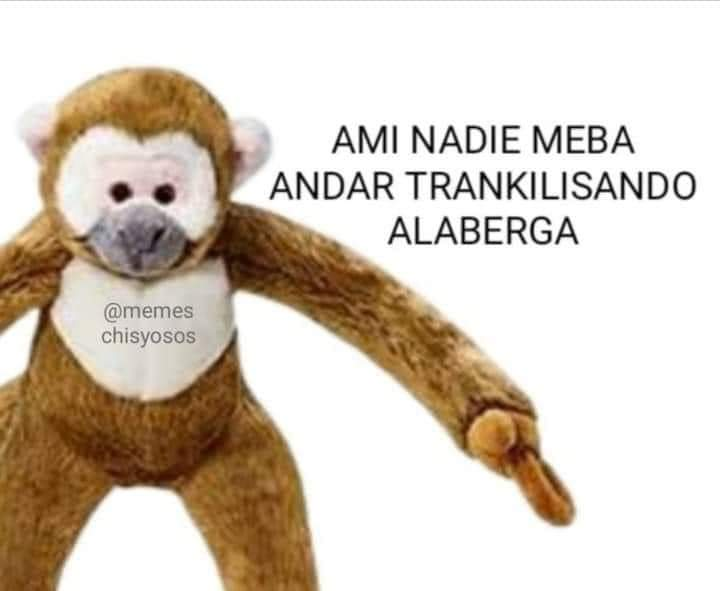
#> input picture Vision/chango.jpeg, 720 x 591 px, given in place of the camera
$ python tareapt3.py
#> lines starting #> are read from the running program, lines starting #| are printed output that depends on the picture; after the words box and inside, x2 and y2 are one past the last pixel; in counts of white or black regions, pixels touching at a corner belong together
import cv2
import numpy as np

# Crea el objeto de captura de video
cap = cv2.VideoCapture(0)

# Define el tamaño del marco de video
frame_size = (int(cap.get(cv2.CAP_PROP_FRAME_WIDTH)), int(cap.get(cv2.CAP_PROP_FRAME_HEIGHT)))

# Crea las ventanas para mostrar los videos
cv2.namedWindow('Video', cv2.WINDOW_NORMAL)
cv2.namedWindow('Gray', cv2.WINDOW_NORMAL)
cv2.namedWindow('Edges', cv2.WINDOW_NORMAL)
cv2.namedWindow('Shapes', cv2.WINDOW_NORMAL)

# Define el umbral para la detección de bordes
threshold1 = 30
threshold2 = 100

# Crea el kernel para la detección de bordes
kernel = np.ones((5,5),np.uint8)

while True:
    # Captura el marco de video
    ret, frame = cap.read()
#> frame is the input picture: shape (591, 720, 3); mean B, G, R 190.5, 203.5, 215.1

    # Convierte el marco a niveles de gris
    gray = cv2.cvtColor(frame, cv2.COLOR_BGR2GRAY)
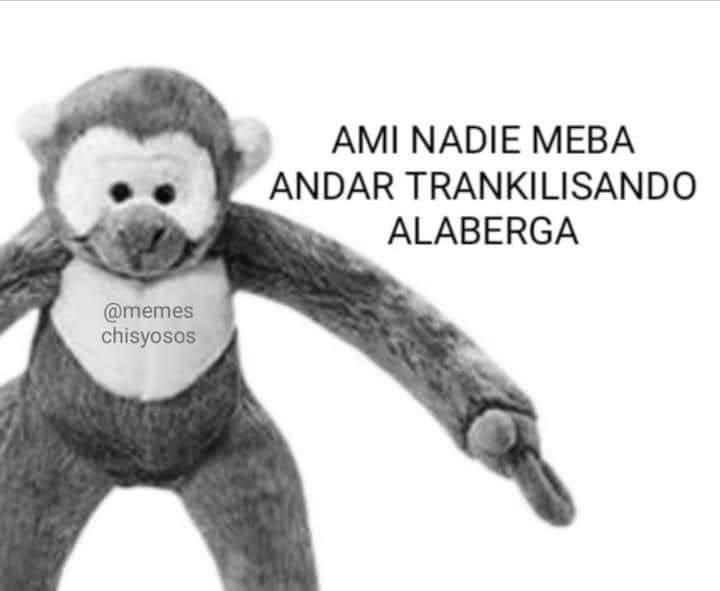
#> gray: shape (591, 720); min 0, max 255, mean 205.5

    # Detecta los bordes del marco
    edges = cv2.Canny(gray, threshold1, threshold2)
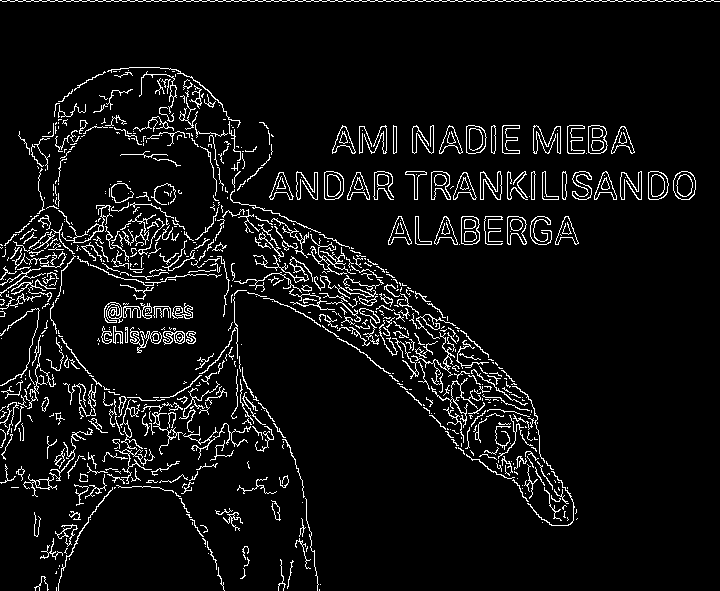
#> edges: shape (591, 720); 6.3% white in thin lines or dots

    # Aplica un filtro de cierre a los bordes para mejorar la detección
    edges = cv2.morphologyEx(edges, cv2.MORPH_CLOSE, kernel)
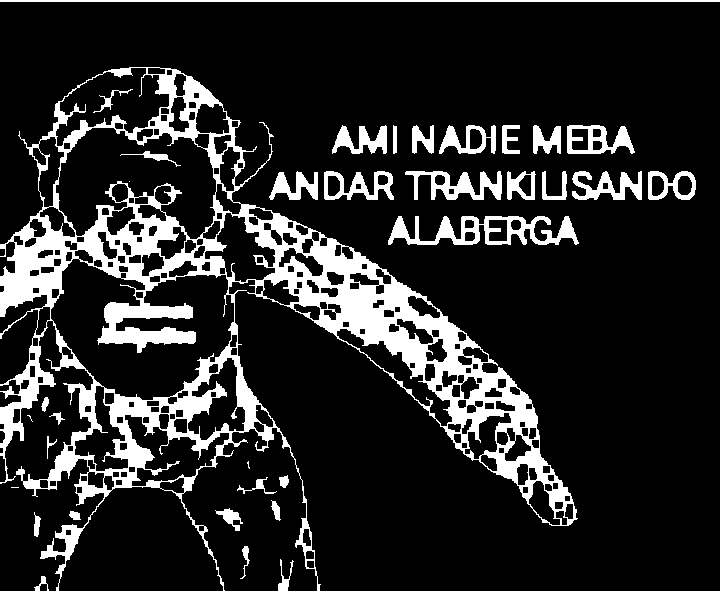
#> edges: shape (591, 720); 15.2% white; 35 white regions (4 under 20 px)

    # Encuentra los contornos de los objetos en el marco
    contours, hierarchy = cv2.findContours(edges, cv2.RETR_TREE, cv2.CHAIN_APPROX_SIMPLE)
#> contours = 269 contours, 4 with area under 20; largest, box (x1, y1, x2, y2) and area: (0, 67, 578, 591) 112525, (50, 258, 235, 401) 15417, (55, 127, 217, 240) 11312, (55, 67, 170, 147) 4882, (124, 414, 230, 487) 3299

    # Dibuja los contornos en el marco de video
    shapes = frame.copy()
    cv2.drawContours(shapes, contours, -1, (0, 0, 255), 2)
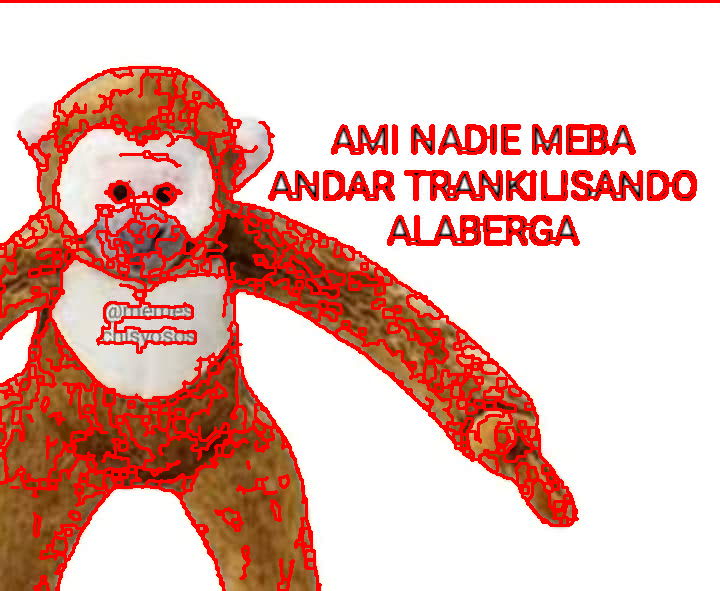
#> shapes: shape (591, 720, 3); 15.73% of pixels changed, all inside (x1, y1, x2, y2) = (0, 0, 720, 591)

    # Muestra los videos en las ventanas correspondientes
    cv2.imshow('Video', frame)
    cv2.imshow('Gray', gray)
    cv2.imshow('Edges', cv2.bitwise_or(frame, cv2.cvtColor(edges, cv2.COLOR_GRAY2BGR)))
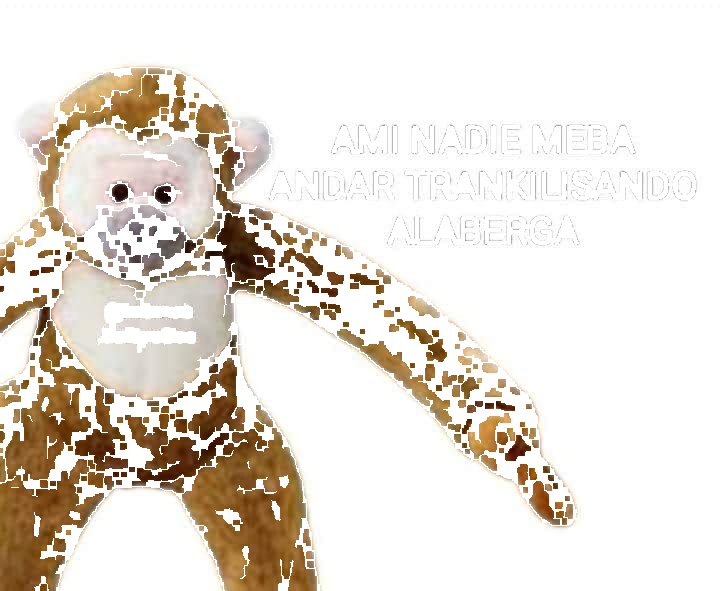
#> window 'Edges': shape (591, 720, 3); mean B, G, R 216.9, 225.4, 232.7
    cv2.imshow('Shapes', shapes)

    # Sale del ciclo cuando se presiona la tecla 'q'
    if cv2.waitKey(1) & 0xFF == ord('q'):
#> (key q is pressed here)
        break

# Libera la memoria y cierra todas las ventanas
cap.release()
cv2.destroyAllWindows()
